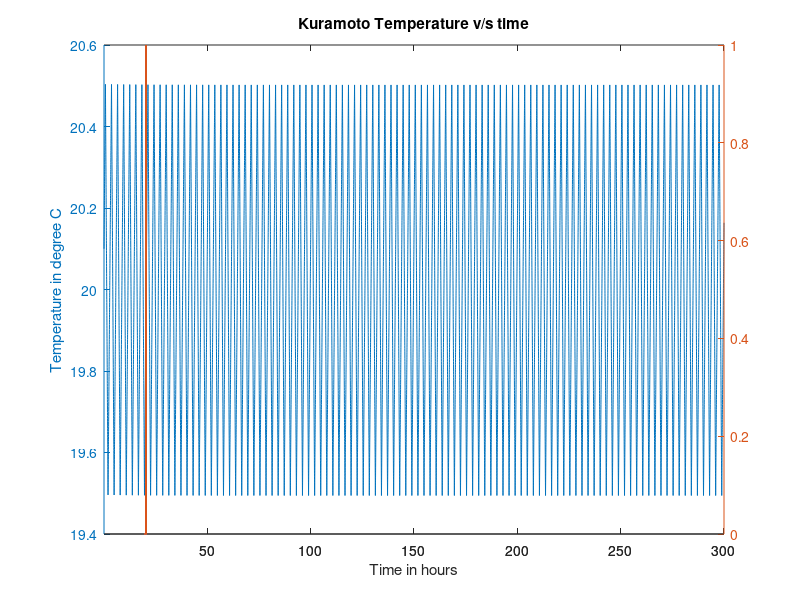

The MATLAB source for this figure: (Note: this script raises an error after producing the figure.)
% Author: Kshitij Singh.
% Title: Simulation of Thermostatically controlled loads.
% Description: Use the following code to simulate the behavior of N TCLs in
%              the following order.
%                      1. Clear and close all variable and processes.
%                      2. Parameters.
%                      3. Kuramoto's Temperature Equation for single TCL.
%                      4. Standard Kuramoto's Equation of N coupled oscillators.
%                      5. Ensemble of TCL using Heaviside function and standard continuous-time distributed average 'concensus' type protocol.
%                      6. Switiching function.
%                      7. Cumulative error at steady-state.
%                      8. Temperature of N TCLs.
%                      9. Phase plot on circle.
%                      10.Fourier transform comparision of Kuramoto Equation and Ensemble TCLs.
%                      11.Aggregate power consumption.
%                      12.Power v/s delay.
%                      13.Delay computer.



%% 1.Clear and close all variables and processes.
clear; clc;close all; % Clear all variables, clear command window, close all other processes.
%% 2. Parameters.
W=linspace(-26*0.9,-26*1.1);                              %Natural Frequency
k=0.1;                                                    %Coupling constant
P= 14e+3;                                                 %Power consumed by single TCL.
N=100;                                                    %Number of TCLs.
Pagg=N*P;                                                 %Total power of N TCLs.
deadband=1;                                               %Deadband for temperature.
Control_temp=20;                                          %Temperature to be maintained.
Ambient_temp=32;                                          %Ambient temperature.
R=2e-3;                                                   %Thermal Resistance.
C=10e+3;                                                  %Thermal Capacitance.
duty=0.43;                                                %Dutycycle for switching.
alpha_delay=[0;pi;-pi/2;-pi/2];                           %Delay alpha to be given to each TCL.
x0=rand(N,1);                                             %Initial Conditions.
multiplier=1.03;                                          %Multiplier for adjusting fourier transform
h=0.01;                                                   %Time step.
t_final=300;                                              %Time for simulation.
tspan= 1e-2:h:t_final;                                    %Time array for solving.


%% 3.Hybrid Equation for single TCL.

Kuramoto_tempdot = @(t,y,s) (-1/(R*C))*(y-Ambient_temp + s*P*R);  %Kuramoto temperature Equation.
Temperature_kuramoto = zeros(1,numel(tspan));                     %For storing temperature.
Temperature_kuramoto(1) = 20.1;                                   %Initial Temperature.
s_kuramoto=0;                                                     %Switching
store_switching=zeros(1,numel(tspan));
store_switching(1)=s_kuramoto;
for i = 2:numel(tspan) 
  
    k1 = h*Kuramoto_tempdot(tspan(i-1),Temperature_kuramoto(i-1),s_kuramoto);
    k2 = h*Kuramoto_tempdot(tspan(i-1)+h/2, Temperature_kuramoto(i-1)+k1/2, s_kuramoto);
    k3 = h*Kuramoto_tempdot(tspan(i-1)+h/2, Temperature_kuramoto(i-1)+k2/2, s_kuramoto);
    k4 = h*Kuramoto_tempdot(tspan(i-1)+h, Temperature_kuramoto(i-1)+k3, s_kuramoto);
    Temperature_kuramoto(i) = Temperature_kuramoto(i-1) + (k1+2*k2+2*k3+k4)/6;
    
  if Temperature_kuramoto(i)<(Control_temp-deadband*0.5)           %Switching based on temperature.
      s_kuramoto=0;
     store_switching(i)=s_kuramoto;
      
  elseif Temperature_kuramoto(i)>(Control_temp+deadband*0.5)   
      s_kuramoto=1;  
       store_switching(i)=s_kuramoto;
  end
  
end

 plotyy(tspan,Temperature_kuramoto,Temperature_kuramoto,store_switching);
% plot(store_switching,Temperature_kuramoto);
xlabel('Time in hours');
ylabel('Temperature in degree C');
title('Kuramoto Temperature v/s time');


%% 4. Standard Kuramoto's Equation of N coupled oscillators.(Synchronization)

Kuramoto_phidot  =@(t,x)[(W+k*(sin(x(2)-x(1))+sin(x(3)-x(1))+sin(x(4)-x(1)))); %Kuramoto's Equation
                (W+k*(sin(x(1)-x(2))+sin(x(3)-x(2))+sin(x(4)-x(2)))); 
                (W+k*(sin(x(2)-x(3))+sin(x(1)-x(3))+sin(x(4)-x(3)))); 
                (W+k*(sin(x(2)-x(4))+sin(x(3)-x(4))+sin(x(1)-x(4))))];
[t,phi_kuramoto]=ode45(Kuramoto_phidot, tspan, x0);                            %Solving using ODE45.
plot(t,phi_kuramoto);
title('Phi v/s time synchronization');
xlabel('Time(h)');
ylabel('Phi');
grid;
%% Ensemble of TCL using Heaviside function and standard continuous-time distributed average 'concensus' type protocol.
% 5. Phidot Equation.

k1=zeros(N,1);                                                                 %Parameters for Runge-Kutta Solution.
k2=zeros(N,1);
k3=zeros(N,1);
k4=zeros(N,1);
phi_heavi=zeros(N,numel(tspan));
phi_heavi(:,1)=asin(x0);                                                       %Substituting the initial conditions.
for i = 2:numel(tspan)                                                         %Runge-Kutta method to solve equation.
    
    k1 = h*Phidot_Heaviside(phi_heavi(:,i-1));
    k2 = h*Phidot_Heaviside(phi_heavi(:,i-1)+k1/2);
    k3 = h*Phidot_Heaviside(phi_heavi(:,i-1)+k2/2);
    k4 = h*Phidot_Heaviside(phi_heavi(:,i-1)+k3);
    phi_heavi(:,i) = phi_heavi(:,i-1) + (k1+2*k2+2*k3+k4)/6;
    
end
plot(tspan,phi_heavi);                                                          %Plot of phi v/s time.
xlabel('Time in hours');
ylabel('Phi');
title('Phi v/s Time De-synchronization');
grid;
%% 6. Switiching function.
ensemble_s = zeros(N,numel(tspan));                                                      %initializing s for storing values.
for a=1:N
        ensemble_s(a,:)= heaviside(sin(phi_heavi(a,:))-sin((pi-(2*pi*duty))/2));
end
plot(tspan,ensemble_s);                                                                  %Plotting switching function v/s time.
xlabel('Switiching function');
ylabel('Time in hours');
title('Switching function with Dutycycle 43%');
%% 7. Cumulative error at steady-state.
Phi_err=zeros(N,numel(tspan));                                                           %Initializing err for storing values.

for i=1:numel(tspan)
Phi_err(:,i)=sum(ones(N,1)*phi_heavi(:,i)'-phi_heavi(:,i)*ones(N,1)',2);
end

plot(tspan,Phi_err);
xlabel('Time in hours');
ylabel('Cumulative error(phi)');
title('Error v/s Time');
grid;

%% 8. Temperature of N TCLs.

Temperature = zeros(N,numel(tspan));
for b=1:N
for i=2:numel(tspan)
    a1 = TemperaturEquationEnsembleTCLs(tspan(i-1),Temperature(b,i-1), ensemble_s(b,i-1));
    a2 = TemperaturEquationEnsembleTCLs(tspan(i-1)+h/2, Temperature(b,i-1)+a1*h/2, ensemble_s(b,i-1));
    a3 = TemperaturEquationEnsembleTCLs(tspan(i-1)+h/2, Temperature(b,i-1)+a2*h/2, ensemble_s(b,i-1));
    a4 = TemperaturEquationEnsembleTCLs(tspan(i-1)+h, Temperature(b,i-1)+a3*h, ensemble_s(b,i-1));
    Temperature(b,i) = Temperature(b,i-1) + (a1+2*a2+2*a3+a4)*h/6;
end
end
plot(tspan,Temperature(1,:));
%% 9. Phase plot on circle.
%Circular plot showing phase separation.
phi_x=cos(phi_heavi);                                                                   %Cosine of phi.
phi_y=sin(phi_heavi);                                                                   %Sine of phi.

sp=linspace(0,2*pi,100);                                                                %Circle for reference.
cx=sin(sp);
cy=cos(sp);

figure
plot(phi_x(:,end),phi_y(:,end),'o',cx,cy);
axis([-1 1 -1 1]);
xlabel('cos(phase)');
    ylabel('sin(phase)');
title('Angular Separation');
axis square;
grid;

%% 10. Fourier transform comparision of Kuramoto Equation and Ensemble TCLs.
%Calculates the fundamental frequency of the signals.

calcFREQ(ensemble_s(1,:),h,tspan);

%% 11. Aggregate power consumption.
p=zeros(N,numel(tspan));
for n=2:numel(tspan)
p(:,n-1)=P*sum(ensemble_s(:,n-1));
end
plot(tspan,p);
xlabel('Time in hours');
ylabel('Power consumed');
title('Power v/s time');
grid;

%% 12. Varying delay and calculating aggregate power.

%Note: Only two TCLs are considered.
t=0:0.01:2*pi;                                 %Time.
alpha=0:0.05:2*pi;                             %Delay.
s_dp=zeros(2,numel(t));                        %For storing switching functions.
m=zeros(numel(alpha),numel(t));                %Summing the switching functions for rms calculation.                         
y=zeros(1,numel(alpha));                       %Storing Power.

for i=1:numel(alpha)
    s_dp(1,:)=heaviside(sin(t));
    s_dp(2,:)=heaviside(sin(t+alpha(i)));
    m(i,:)=(s_dp(1,:)+s_dp(2,:));
    y(1,i)=(14e+3)*rms(m(i,:));
end

plot(alpha,y);
title('Delay Calculator');
xlabel('Delay');
ylabel('Power(rms)');
grid;
%% 13. Delay computer.
%Input the value of alpha get the value of Power.
alpha12 = interp1(y,alpha,3.14,'spline');


%% 14.Test
Kuramoto_phidot  =@(t,x)[((k*(sum(x)-N*x(1)))); %Kuramoto's Equation
                ((k*(sum(x)-N*x(2)))); 
                 ((k*(sum(x)-N*x(3)))); 
                  ((k*(sum(x)-N*x(4)))); 
                   ((k*(sum(x)-N*x(5)))); 
                    ((k*(sum(x)-N*x(6)))); 
                     ((k*(sum(x)-N*x(7)))); 
                      ((k*(sum(x)-N*x(8))))
               ];
[t,phi_kuramoto]=ode45(Kuramoto_phidot, tspan, x0);                            %Solving using ODE45.
plot(t,phi_kuramoto);
title('Phi v/s time synchronization');
xlabel('Time(h)');
ylabel('Phi');
grid;
